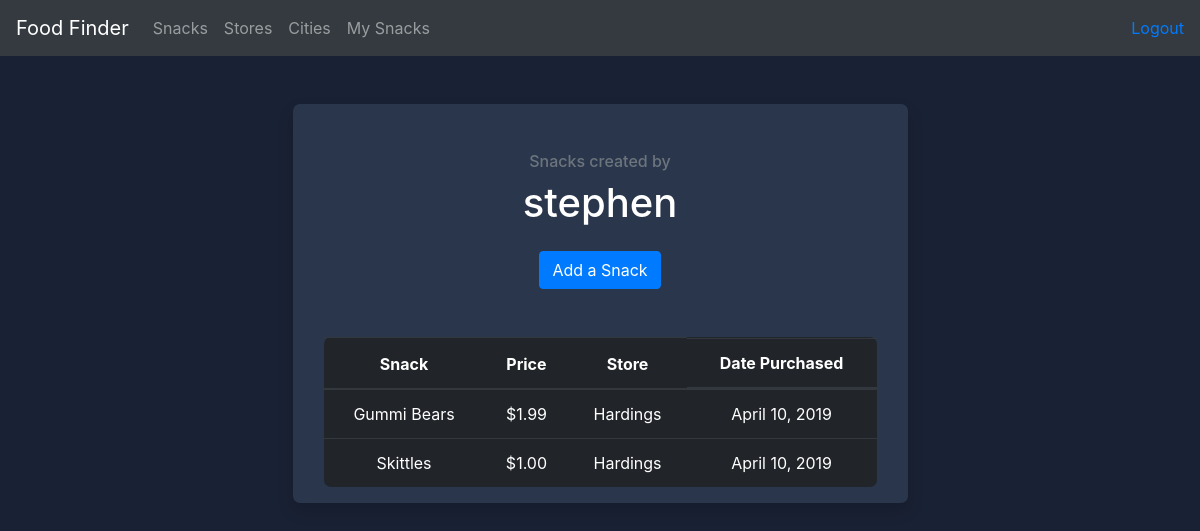
The app's page /my_snacks/ (signed in), older data.
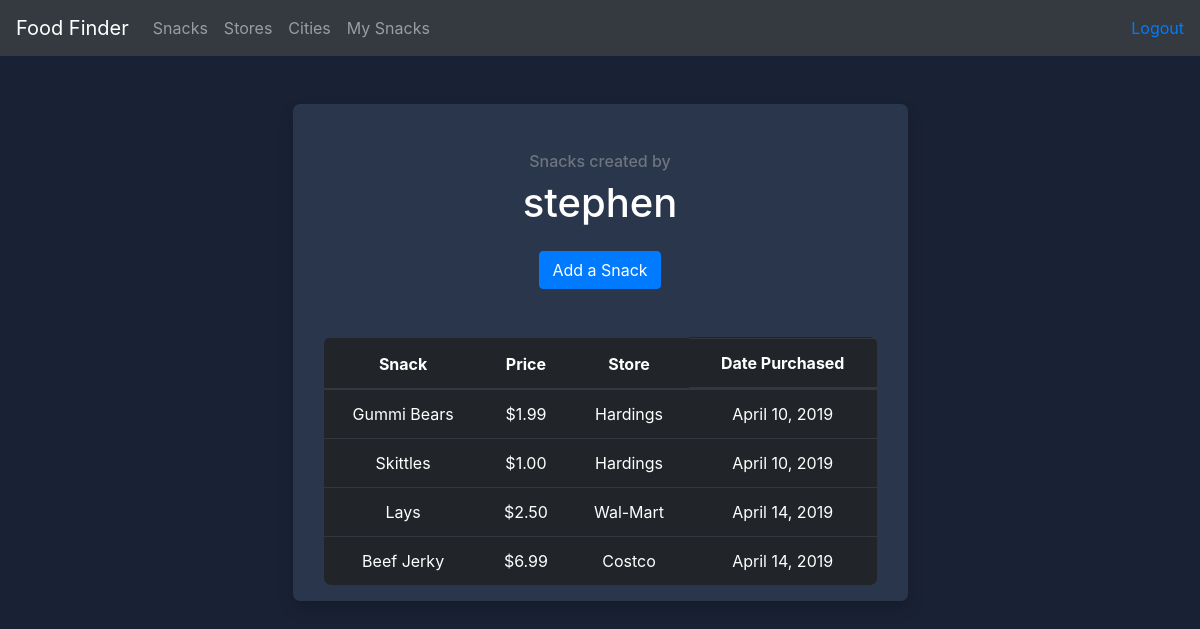
The same page, newer data.
### food/models.py (models this page shows)
class Snack(models.Model):
    store = models.ForeignKey(Store, on_delete=models.CASCADE)
    name = models.CharField(max_length=255)
    price = models.DecimalField(default=1.00, decimal_places=2, max_digits=6)
    date_found = models.DateTimeField(auto_now_add=True, blank=True)
    sale = models.BooleanField(default=False)
    snack_author = models.ForeignKey(settings.AUTH_USER_MODEL, on_delete=models.CASCADE, null=True)
    def __str__(self):
        return f'%s' % self.name
    def pretty_price_string(self):
        fancy_price = f'$%.2f' % self.price
        return fancy_price

class Store(models.Model):
    name = models.CharField(max_length=255)
    city = models.CharField(max_length=255)
    def __str__(self):
        return f'%s' % self.name

### food/views.py (the view)
# urls.py: path('my_snacks/', views.user_snacks, name='my_snacks'),
@login_required()
def user_snacks(request):
    users_snacks = Snack.objects.filter(snack_author=request.user)
    context = {
        'users_snacks': users_snacks
    }
    return render(request, 'food/my_snacks.html', context)

### food/templates/food/my_snacks.html
{% extends 'food/base.html' %}
{% block content %}
    <div class="row justify-content-center mt-5">
        <div class="col-lg-6 col-md-8 col-10 text-center shadow">
            <div class="m-3">
                <div class="m-5">
                    <h6 class="text-muted">Snacks created by</h6>
                    <h1>{{ user }}</h1>
                    <a class="text-white btn btn-md btn-primary mt-3" href="{% url 'food:create_snack' %}">Add a
                        Snack</a>
                </div>
                {% if users_snacks %}
                    <table class="table table-dark">
                        <thead>
                        <tr>
                            <th scope="col">Snack</th>
                            <th scope="col">Price</th>
                            <th scope="col">Store</th>
                            <th class="d-none d-sm-block" scope="col">Date Purchased</th>
                        </tr>
                        </thead>
                        <tbody>
                        {% for snack in users_snacks %}
                            <tr>
                                <td>{{ snack }}</td>
                                <td>{{ snack.pretty_price_string }}</td>
                                <td>{{ snack.store }}</td>
                                <td class="d-none d-sm-block">{{ snack.date_found.date }}</td>
                            </tr>
                        {% endfor %}
                        </tbody>
                    </table>
                {% else %}
                    <h4>You have added no snacks</h4>
                {% endif %}
            </div>
        </div>
    </div>
{% endblock %}

Row changes from the older to the newer data that the page shows:
added Snack: name "Lays", pretty_price_string "$2.50", store "Wal-Mart", date_found "April 14, 2019"
added Snack: name "Beef Jerky", pretty_price_string "$6.99", store "Costco", date_found "April 14, 2019"
